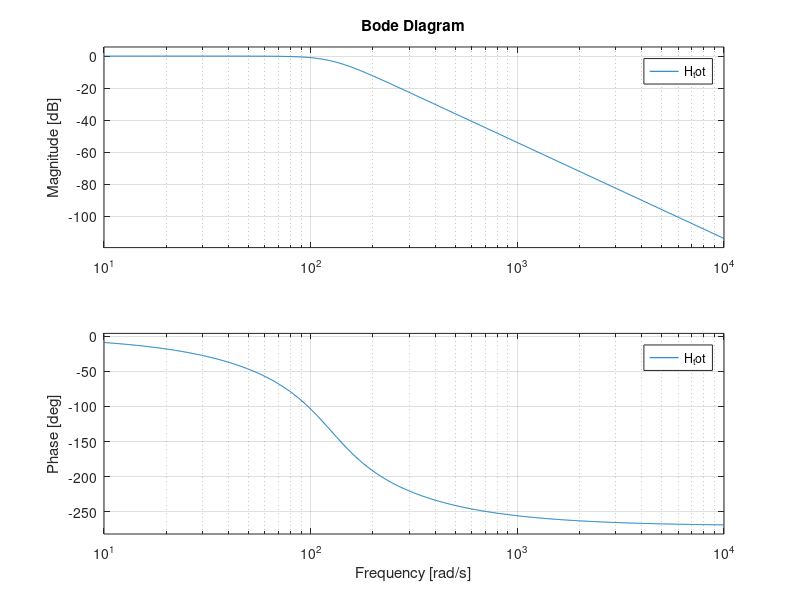

Source code (MATLAB):
%% Stage 1, second order
R1 = 398e3;  % Ohms
R2 = 398e3;  % Ohms
C1 = 0.01e-6;  % Farads
C2 = 0.04e-6;  % Farads

num_coeff_1 = 1 / (R1*R2*C1*C2);
den_coeff_2 = (C1*(R1 + R2)) / (R1*R2*C1*C2);
den_coeff_3 = 1 / (R1*R2*C1*C2);

tf_num = num_coeff_1;
tf_den = [1 den_coeff_2 den_coeff_3];
H_1 = tf(tf_num, tf_den);
disp(H_1)

%% Stage 2, first order
R = 796e3;  % Ohms
C = 0.01e-6;  % Farads
H_2 = tf(1, [R*C 1]);
disp(H_2)

%% Total response
H_tot = H_1 * H_2;
bode(H_tot)